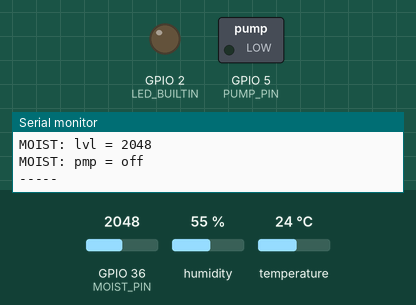
This sketch was run on a simulated ESP32. On the bench: switched loads named in the sketch (green lamp = pin HIGH), output pins drawn as LEDs (lit = HIGH), the last lines printed to the serial monitor. The inputs (shaded band) are chosen by the test bench; at power-on: GPIO 36 (MOIST_PIN) = 2048, humidity 55 %, temperature 24 °C.

Above: at 3.8 s.
3.9 s: GPIO 36 (MOIST_PIN) set to 1053
7.8 s: GPIO 36 (MOIST_PIN) set to 943
At 9.6 s:
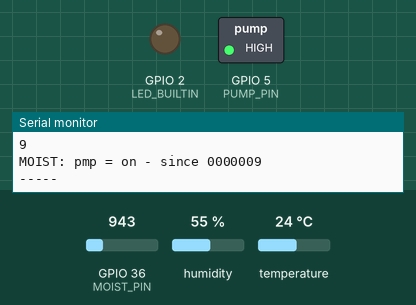
Timing chart, 0 to 43.6 s (numbered marks = the images above; inputs shaded):
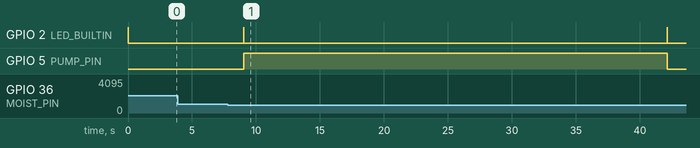

Measured:
- the behaviour switches between 1000 and 999 on GPIO 36 (MOIST_PIN) (found by bisection; images 0 and 1)
- after the input at 7.8 s, GPIO 2 (LED_BUILTIN): alternates HIGH for 0.01 s and LOW for 33.1 s, starting after 1.2 s; GPIO 5 (PUMP_PIN): LOW → HIGH after 1.2 s, → LOW 33.1 s later

The sketch:

AutoFungi.ino
```cpp
// (licence header left out)
// Tested on ESP32 board with ESP-WROOM-32 microcontroller


/////////////////////////////////////////////////////////////////////////
// Constants

const char *VERSION = "0.1b";

const int WDT_TIMEOUT = 10;  // Timeout (in sec) of the Watch Dog Timer

const int DHT_PIN = 4;  // data pin of the DHT22 temp/humidity sensor
#define DHT_TYPE DHT22  // We use a DHT22 type sensor

const int MOIST_PIN = 36; // analog input from the moisture sensor
const int MOIST_MIN = 1000; // lower moisture limit
const int MOIST_MAX = 1800; // upper moisture limit
const int PUMP_PIN = 5;
const int PUMP_MAX_ON = 30; // max time (sec) to run the waterpump
const int PUMP_MIN_OFF = 30; // keep pump off for a while after been on

/////////////////////////////////////////////////////////////////////////
// Global variables

bool pump = false;  // used to enable/disable the waterpump
long long int pump_start_time = 0;  // used to measure on-time of the waterpump


/////////////////////////////////////////////////////////////////////////
// Libraries

// Watchdog
#include <esp_task_wdt.h>

// DHT22 sensor
#include <DHT.h>
DHT dht(DHT_PIN, DHT_TYPE);


/////////////////////////////////////////////////////////////////////////
// setup() routine

void setup() {
  // Setup serial monitoring
  Serial.begin(115200);

  // Configure WDT (Watch Dog Timer)
  Serial.println("Configuring WDT...");
  esp_task_wdt_init(WDT_TIMEOUT, true); //enable panic so ESP32 restarts
  esp_task_wdt_add(NULL); //add current thread to WDT watch

  // Configure DHT
  pinMode(LED_BUILTIN, INPUT);
  Serial.println("Configuring DHT22...");
  dht.begin();

  // Configure MOIST
  Serial.println("Configuring MOIST...");
  pinMode(MOIST_PIN, INPUT);
  pinMode(PUMP_PIN, OUTPUT);
  digitalWrite(PUMP_PIN, LOW);

  // Builtin LED used to show heartbeat/activity
  pinMode(LED_BUILTIN, OUTPUT);

  Serial.println("AutoFungi configured, now starting main loop.");
}


/////////////////////////////////////////////////////////////////////////
// Main routine
void loop() {
  // Reset WDT
  esp_task_wdt_reset();

  // Activity starts
  digitalWrite(LED_BUILTIN, HIGH);
  Serial.printf("ESP32: sta = AutoFungi v%4s - up %011.3fs\n", VERSION, esp_timer_get_time()/1000000.0);

  // Read DHT sensor
  float dht_temp = dht.readTemperature(false);
  float dht_hum = dht.readHumidity();
  Serial.printf("DHT22: tmp = %+5.1fC\n", dht_temp);
  Serial.printf("DHT22: hum = %2.0f%%\n", dht_hum);

  // Read soil moisture
  int moist = analogRead(MOIST_PIN);
  Serial.printf("MOIST: lvl = %4i\n", moist);

  // Determine if pump should be enabled or not
  if (moist < MOIST_MIN) {  // Enable pump when soil is too dry
    pump = true;
  }
  if (moist > MOIST_MAX) {  // Disable pump when soil is wet enough
    pump = false;
  }

  // Pump should not run for more than PUMP_TIMEOUT seconds
  if (pump) {
    if (pump_start_time == 0) {  // pump is not on yet
      pump_start_time = esp_timer_get_time() / 1000000;
      Serial.print("EVENT: PUMP_ON\n");
      Serial.println(pump_start_time);
    } else {
      if ((pump_start_time + PUMP_MAX_ON) < (esp_timer_get_time() / 1000000)) {  // pump on too long
        pump = false;
      }
    }
  } else {
    if (pump_start_time != 0) {  // pump is off but has been on recently
      if ((pump_start_time + PUMP_MAX_ON + PUMP_MIN_OFF) < (esp_timer_get_time() / 1000000)) {
        pump_start_time = 0;
      }
    }
  }

  if (pump) {  // Control the pump
    Serial.printf("MOIST: pmp = on - since %07llu\n", pump_start_time);
    digitalWrite(PUMP_PIN, HIGH);
  } else {
    if (pump_start_time == 0) {
      Serial.printf("MOIST: pmp = off\n");
    } else {
      Serial.printf("MOIST: pmp = off - since %07llu\n", pump_start_time + PUMP_MAX_ON);
    }
    digitalWrite(PUMP_PIN, LOW);
  }

  // Activity stops
  Serial.printf("-----\n");
  digitalWrite(LED_BUILTIN, LOW);

  // Sleep for a while
  delay(3000);
}
```
